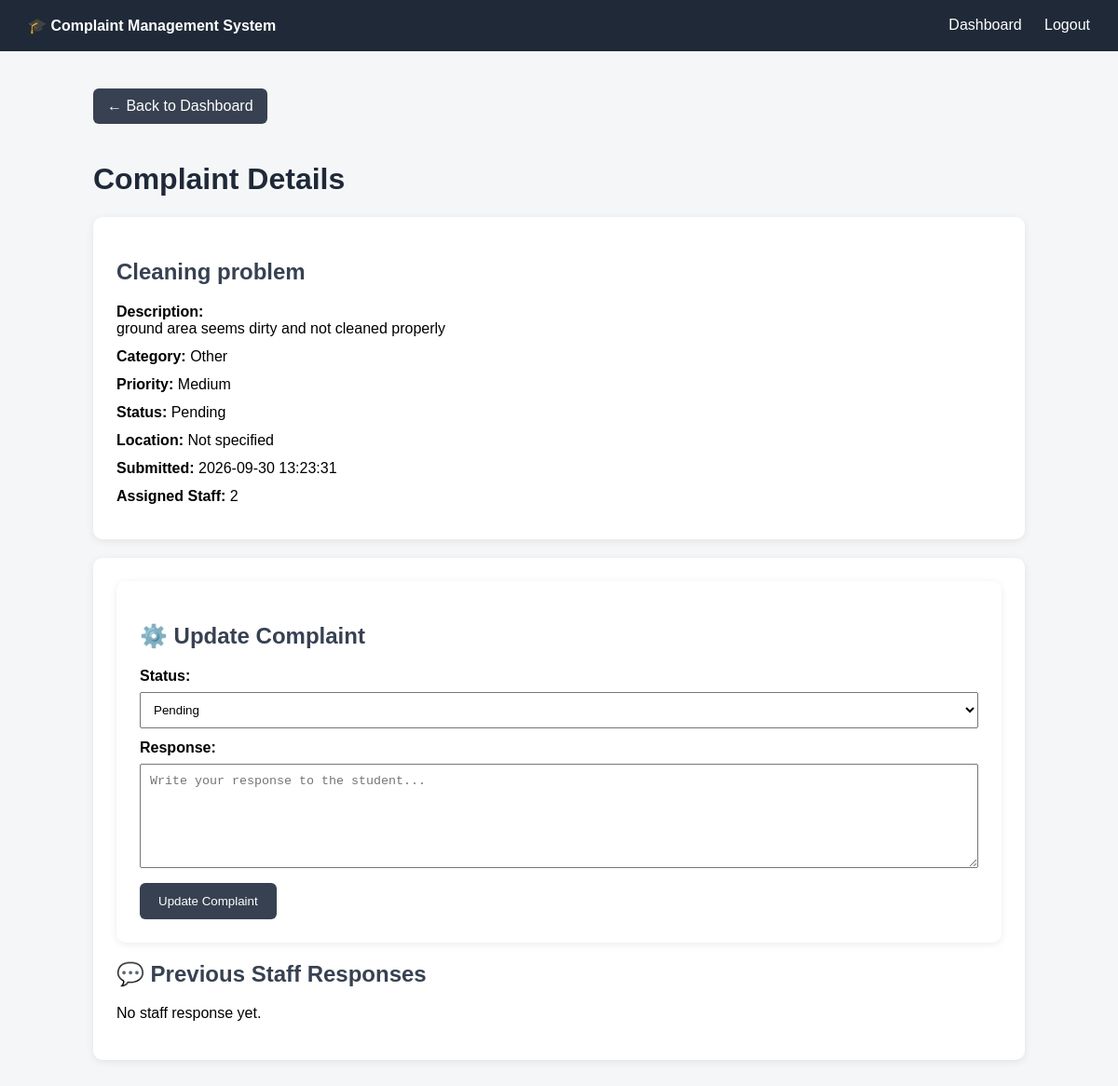
The page /staff/complaint/1 (signed in) on the database as committed earlier.
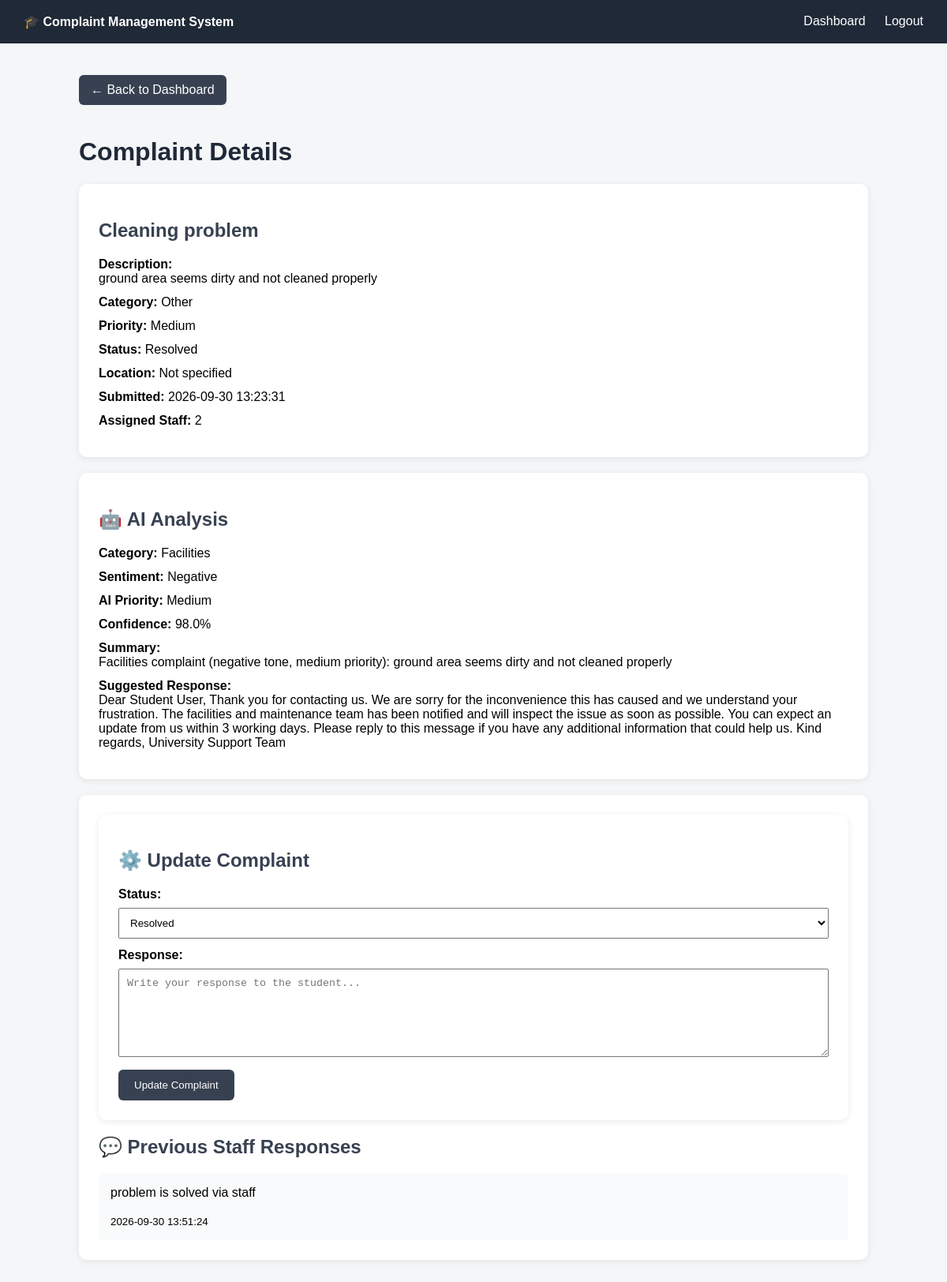
The same page on the database as committed later.
### tables this page shows
CREATE TABLE complaints (
            id             INTEGER PRIMARY KEY AUTOINCREMENT,
            student_id     INTEGER NOT NULL,
            title          TEXT NOT NULL,
            description    TEXT NOT NULL,
            category       TEXT,
            location       TEXT,
            priority       TEXT DEFAULT 'Medium',
            sentiment      TEXT,
            status         TEXT DEFAULT 'Pending',
            assigned_staff INTEGER,
            created_at     TEXT NOT NULL,
            resolved_at    TEXT,
            FOREIGN KEY(student_id)     REFERENCES users(id),
            FOREIGN KEY(assigned_staff) REFERENCES users(id)
        );

CREATE TABLE ai_analysis (
            id                 INTEGER PRIMARY KEY AUTOINCREMENT,
            complaint_id       INTEGER NOT NULL,
            category           TEXT,
            sentiment          TEXT,
            priority           TEXT,
            confidence         REAL,
            summary            TEXT,
            suggested_response TEXT,
            FOREIGN KEY(complaint_id) REFERENCES complaints(id)
        );

CREATE TABLE responses (
            id           INTEGER PRIMARY KEY AUTOINCREMENT,
            complaint_id INTEGER NOT NULL,
            staff_id     INTEGER NOT NULL,
            response     TEXT NOT NULL,
            created_at   TEXT NOT NULL,
            FOREIGN KEY(complaint_id) REFERENCES complaints(id),
            FOREIGN KEY(staff_id)     REFERENCES users(id)
        );

### flask_app.py (the view)
@app.route("/staff/complaint/<int:complaint_id>")
def staff_complaint_details(complaint_id):
    if "user_id" not in session:
        return redirect(url_for("login"))
    if session.get("role") != "Staff":
        return redirect(url_for("login"))
    complaint = get_complaint_by_id(complaint_id)
    if not complaint:
        return "Complaint not found", 404
    if complaint["assigned_staff"] != session["user_id"]:
        return "Access denied", 403
    ai_analysis = get_ai_analysis(complaint_id)
    responses = get_responses(complaint_id)
    staff_users = get_users_by_role("Staff")
    return render_template(
        "staff_complaint_details.html",
        complaint=complaint,
        ai_analysis=ai_analysis,
        responses=responses
    )

### utils/database.py (called while the page is built)
def get_connection():
    DB_PATH.parent.mkdir(
        parents=True, exist_ok=True)  # make sure the folder exists
    conn = sqlite3.connect(DB_PATH)
    conn.row_factory = sqlite3.Row
    conn.execute("PRAGMA foreign_keys = ON")
    return conn

def get_users_by_role(role):
    conn = get_connection()
    rows = conn.execute(
        "SELECT id, name, email, role, department FROM users WHERE role = ? ORDER BY name",
        (role,),
    ).fetchall()
    conn.close()
    return [dict(row) for row in rows]

def get_complaint_by_id(complaint_id):
    conn = get_connection()
    row = conn.execute(
        "SELECT * FROM complaints WHERE id = ?", (complaint_id,)
    ).fetchone()
    conn.close()
    return dict(row) if row else None

def get_responses(complaint_id):
    conn = get_connection()
    rows = conn.execute(
        """SELECT responses.*, users.name AS staff_name
           FROM responses
           JOIN users ON users.id = responses.staff_id
           WHERE responses.complaint_id = ?
           ORDER BY responses.created_at ASC, responses.id ASC""",
        (complaint_id,),
    ).fetchall()
    conn.close()
    return [dict(row) for row in rows]

def get_ai_analysis(complaint_id):
    conn = get_connection()
    row = conn.execute(
        "SELECT * FROM ai_analysis WHERE complaint_id = ?", (complaint_id,)
    ).fetchone()
    conn.close()
    return dict(row) if row else None

### templates/staff_complaint_details.html (shortened to what this page needs)
<!DOCTYPE html>
<html>
<head>
</head>
<body>
    <div class="navbar">
        <strong>🎓 Complaint Management System</strong>
        <div>
            <a href="/staff">Dashboard</a>
            <a href="/logout">Logout</a>
        </div>
    </div>
    <div class="container">
        <a href="/staff" class="back">
            ← Back to Dashboard
        </a>
        <h1>Complaint Details</h1>
        <div class="card">
            <h2>{{ complaint["title"] }}</h2>
            <div class="detail">
                <span class="label">Description:</span><br>
                {{ complaint["description"] }}
            </div>
            <div class="detail">
                <span class="label">Category:</span>
                {{ complaint["category"] or "Not specified" }}
            </div>
            <div class="detail">
                <span class="label">Priority:</span>
                {{ complaint["priority"] or "Medium" }}
            </div>
            <div class="detail">
                <span class="label">Status:</span>
                {{ complaint["status"] }}
            </div>
            <div class="detail">
                <span class="label">Location:</span>
                {{ complaint["location"] or "Not specified" }}
            </div>
            <div class="detail">
                <span class="label">Submitted:</span>
                {{ complaint["created_at"] }}
            </div>
            <div class="detail">
                <span class="label">Assigned Staff:</span>
                {{ complaint["assigned_staff"] or "Not assigned" }}
            </div>
        </div>
        {% if ai_analysis %}
        <div class="card">
            <h2>🤖 AI Analysis</h2>
            <div class="detail">
                <span class="label">Category:</span>
                {{ ai_analysis["category"] }}
            </div>
            <div class="detail">
                <span class="label">Sentiment:</span>
                {{ ai_analysis["sentiment"] }}
            </div>
            <div class="detail">
                <span class="label">AI Priority:</span>
                {{ ai_analysis["priority"] }}
            </div>
            <div class="detail">
                <span class="label">Confidence:</span>
                {{ ai_analysis["confidence"] }}%
            </div>
            <div class="detail">
                <span class="label">Summary:</span><br>
                {{ ai_analysis["summary"] }}
            </div>
            <div class="detail">
                <span class="label">Suggested Response:</span><br>
                {{ ai_analysis["suggested_response"] }}
            </div>
        </div>
        {% endif %}
        <div class="card">
        <div class="card">
            <h2>⚙️ Update Complaint</h2>
            <form method="POST"
                  action="/staff/complaint/{{ complaint['id'] }}/update">
                <div class="detail">
                    <span class="label">Status:</span>
                    <select name="status"
                            style="width:100%;
                                   padding:10px;
                                   margin-top:8px;">
                        <option value="Pending"
                            {% if complaint["status"] == "Pending" %}selected{% endif %}>
                            Pending
                        </option>
                        <option value="Resolved"
                            {% if complaint["status"] == "Resolved" %}selected{% endif %}>
                            Resolved
                        </option>
                    </select>
                </div>
                <div class="detail">
                    <span class="label">Response:</span>
                    <textarea
                        name="response"
                        rows="6"
                        placeholder="Write your response to the student..."
                        style="width:100%;
                               padding:10px;
                               margin-top:8px;
                               box-sizing:border-box;"></textarea>
                </div>
                <button
                    type="submit"
                    style="padding:12px 20px;
                           background:#374151;
                           color:white;
                           border:none;
                           border-radius:6px;
                           cursor:pointer;">
                    Update Complaint
                </button>
            </form>
        </div>
            <h2>💬 Previous Staff Responses</h2>
            {% if responses %}
                {% for response in responses %}
                    <div class="response">
                        {{ response["response"] }}
                        <br><br>
                        <small>
                            {{ response["created_at"] }}
                        </small>
                    </div>
                {% endfor %}
            {% else %}
                <p>No staff response yet.</p>
            {% endif %}
        </div>
    </div>
</body>
</html>

### templates/staff_complaint_details.html (style rules this page uses)
body { font-family: Arial, sans-serif; background: #f4f6f8; margin: 0; }
.navbar { background: #1f2937; color: white; padding: 18px 30px; display: flex; justify-content: space-between; }
.navbar a { color: white; text-decoration: none; margin-left: 20px; }
.container { max-width: 1000px; margin: 40px auto; padding: 0 20px; }
.back { display: inline-block; margin-bottom: 20px; padding: 10px 15px; background: #374151; color: white; text-decoration: none; border-radius: 6px; }
.card { background: white; padding: 25px; margin-bottom: 20px; border-radius: 10px; box-shadow: 0 2px 8px rgba(0,0,0,0.08); }
h1 { color: #1f2937; }
h2 { color: #374151; }
.detail { margin: 12px 0; }
.label { font-weight: bold; }
.response { background: #f9fafb; padding: 15px; margin-top: 10px; border-radius: 6px; }

Rows that differ between the two databases and show on the page:
changed complaints "Cleaning problem": status "Pending" → "Resolved"
added ai_analysis: category "Facilities", sentiment "Negative", priority "Medium", confidence "98.0", summary "Facilities complaint (negative tone, medium priority): ground area seems dirty and not cleaned properly", suggested_response "Dear Student User, Thank you for contacting us. We are sorry for the inconvenience this has caused and we understand your frustration. The facilities and maintenance team has been notified and will inspect the issue as soon as possible. You can expect an update from us within 3 working days. Please reply to this message if you have any additional information that could help us. Kind regards, University Support Team"
added responses: response "problem is solved via staff", created_at "2026-09-30 13:51:24"
Other text that changed with them:
text no longer shown: "No staff response yet."
text now shown: "🤖 AI Analysis Category: Sentiment: AI Priority: Confidence: % Summary: Suggested Response:"
